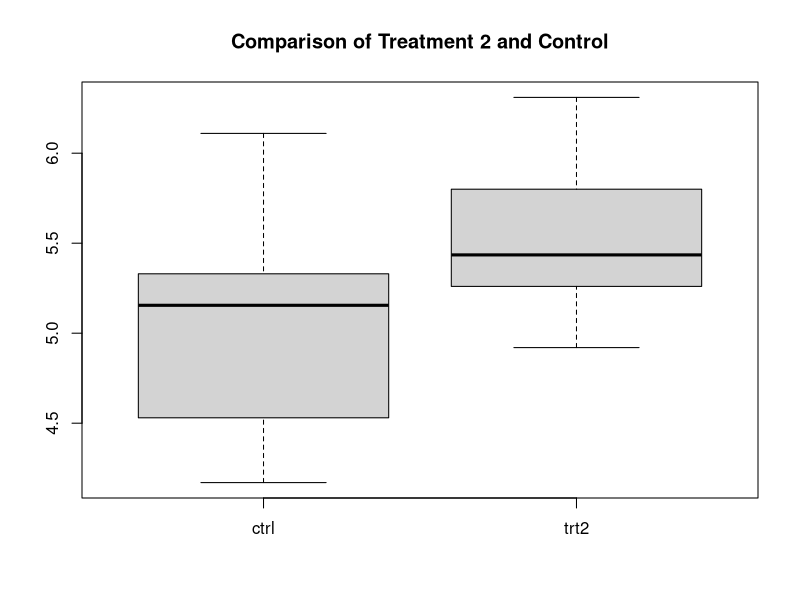

Write R code to recreate this figure.
a = 1:5
a
a[a<4]
a[c(T,F,T,T,F)]
df<-data.frame(PlantGrowth)
#By puting attatch(), you do not need to 
#do something like table$colName to use 
#the vector in the column anymore.
#You can use the column name right away.
attach(df)
min(weight[group=="ctrl"])
quantile(weight[group=="ctrl"], 0.25)
median(weight[group=="ctrl"])
max(weight[group=="ctrl"])
#Five number summary of Control
c(min(weight[group=="ctrl"]), quantile(weight[group=="ctrl"], 0.25), median(weight[group=="ctrl"])   ,quantile(weight[group=="ctrl"], 0.75), max(weight[group=="ctrl"])  ) 

#Five number summary of Treatment2
c(min(weight[group=="trt2"]), quantile(weight[group=="trt2"], 0.25), median(weight[group=="trt2"])   ,quantile(weight[group=="trt2"], 0.75), max(weight[group=="trt2"])  ) 
boxplot(weight[group=="ctrl"], weight[group=="trt2"], names=c("ctrl", "trt2"), main="Comparison of Treatment 2 and Control")
#########################################################

x_bar2<-mean(weight[group=="trt2"])
x_bar1<-mean(weight[group=="ctrl"])
se.stat<-sqrt(sd(weight[group=="trt2"])^2/length(weight[group=="trt2"]) +sd(weight[group=="ctrl"])^2/length(weight[group=="ctrl"])  ) 
teststat<-((x_bar2-x_bar1)-0)/se.stat
teststat #strong evidence against null.
#p-value according to normal dist
1-pnorm(teststat)